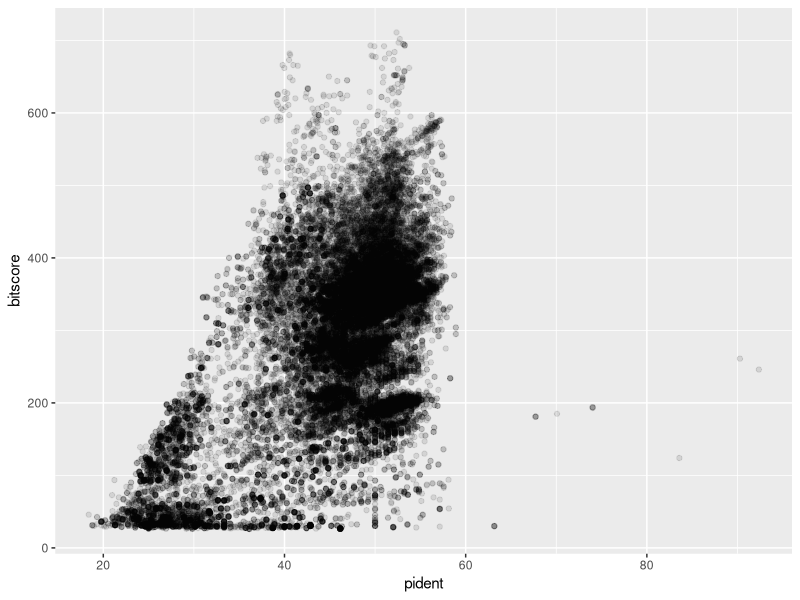
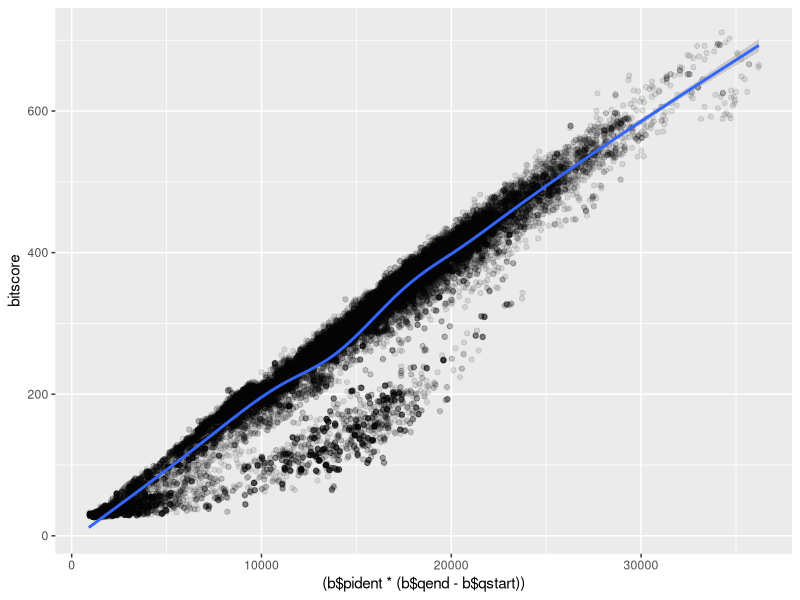

R code for these plots, in order:
## ---- chunk 1
b <- read.table("my_results.tsv")

colnames(b) <- c("qseqid", "sseqid", "pident", "length", "mismatch", "gapopen", "qstart", "qend", "sstart", "send", "evalue", "bitscore")
## ---- chunk 2
library(ggplot2)
ggplot(b, aes(pident, bitscore)) + geom_point(alpha=0.1) 
## ---- chunk 3
ggplot(b, aes((b$pident * (b$qend - b$qstart)), bitscore)) + geom_point(alpha=0.1) + geom_smooth()
